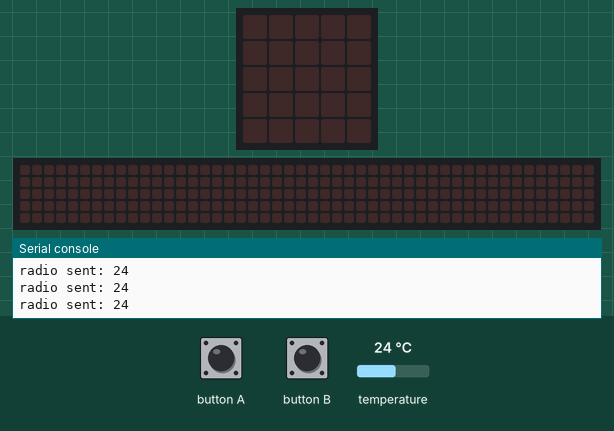
Recording of a program running on a simulated BBC micro:bit (MakeCode). Shown: the board's 5×5 LED display, a strip that is not on the board, showing the scrolling text unrolled, the last lines printed to the serial console. The inputs (shaded band) are chosen by the test bench; at power-on: temperature 24 °C. No radio messages arrive unless stated (any console line starting 'radio sent:' is added by the test bench); the 48×5 strip is a reading aid, not a part: it shows the text the display is scrolling, unrolled, one strip-width of it at a time.

Above: at 1.2 s.
1.3 s: button A pressed for 0.15 s
At 4.0 s:
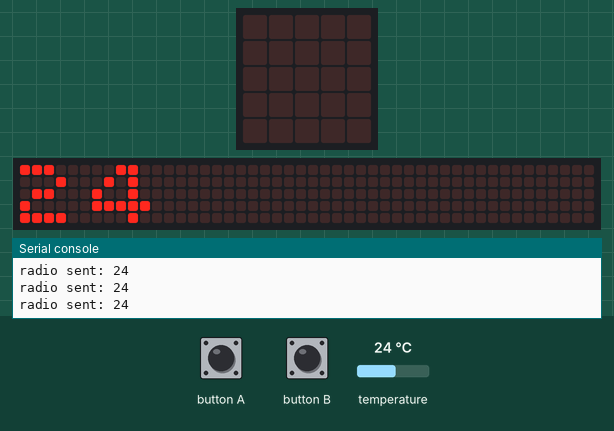
4.3 s: button B pressed for 0.15 s
At 5.2 s:
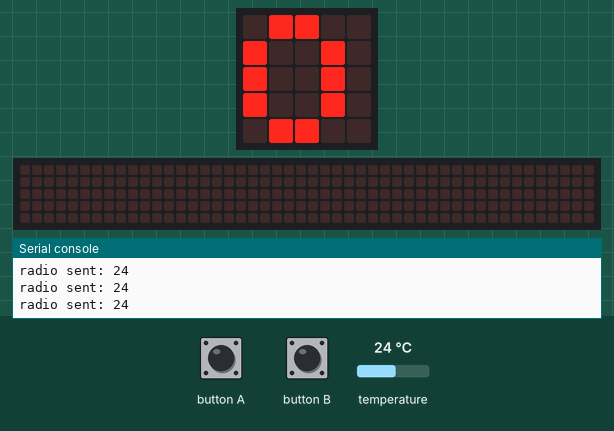
5.9 s: temperature set to 12 °C
7.4 s: button A pressed for 0.15 s
At 10.02 s:
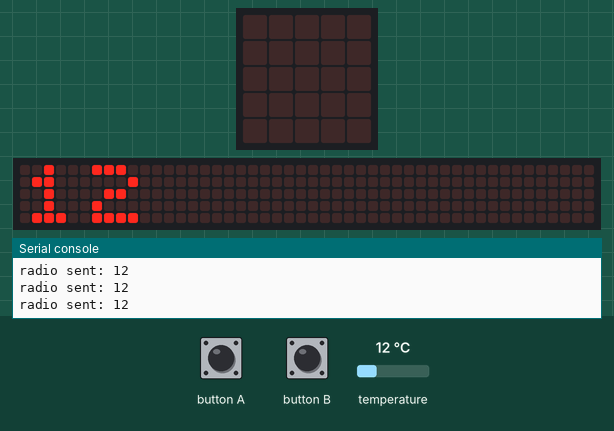
10.4 s: temperature set to 19 °C
Timing chart, 0 to 12.9 s (numbered marks = the images above; inputs shaded):
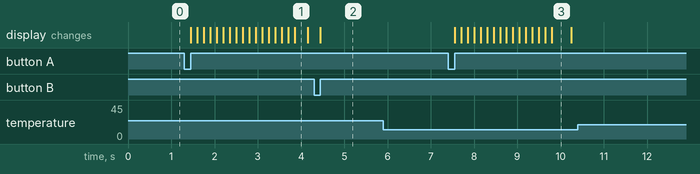

The program:

main.ts
```typescript
radio.onReceivedNumber(function (receivedNumber) {
    outdoortemp = receivedNumber
})
input.onButtonPressed(Button.A, function () {
    basic.showNumber(input.temperature())
})
input.onButtonPressed(Button.B, function () {
    basic.showNumber(outdoortemp)
})
let outdoortemp = 0
radio.setGroup(23)
basic.forever(function () {
    radio.sendNumber(input.temperature())
})
```

test.ts
```typescript
// tests gaan hier; deze zal niet worden gecompileerd wanneer dit pakket wordt gebruikt als extensie.
```

Measured:
- after the input at 1.3 s, the display: changes after 0.15 s (image 1)
- after the input at 4.3 s, the display: changes after 0.15 s (image 2)
- after the input at 7.4 s, the display: first changes after 0.15 s (image 3 shows a later state)
- what the display in image 3 shows lasts 0.5 s, from 9.8 s to 10.3 s
